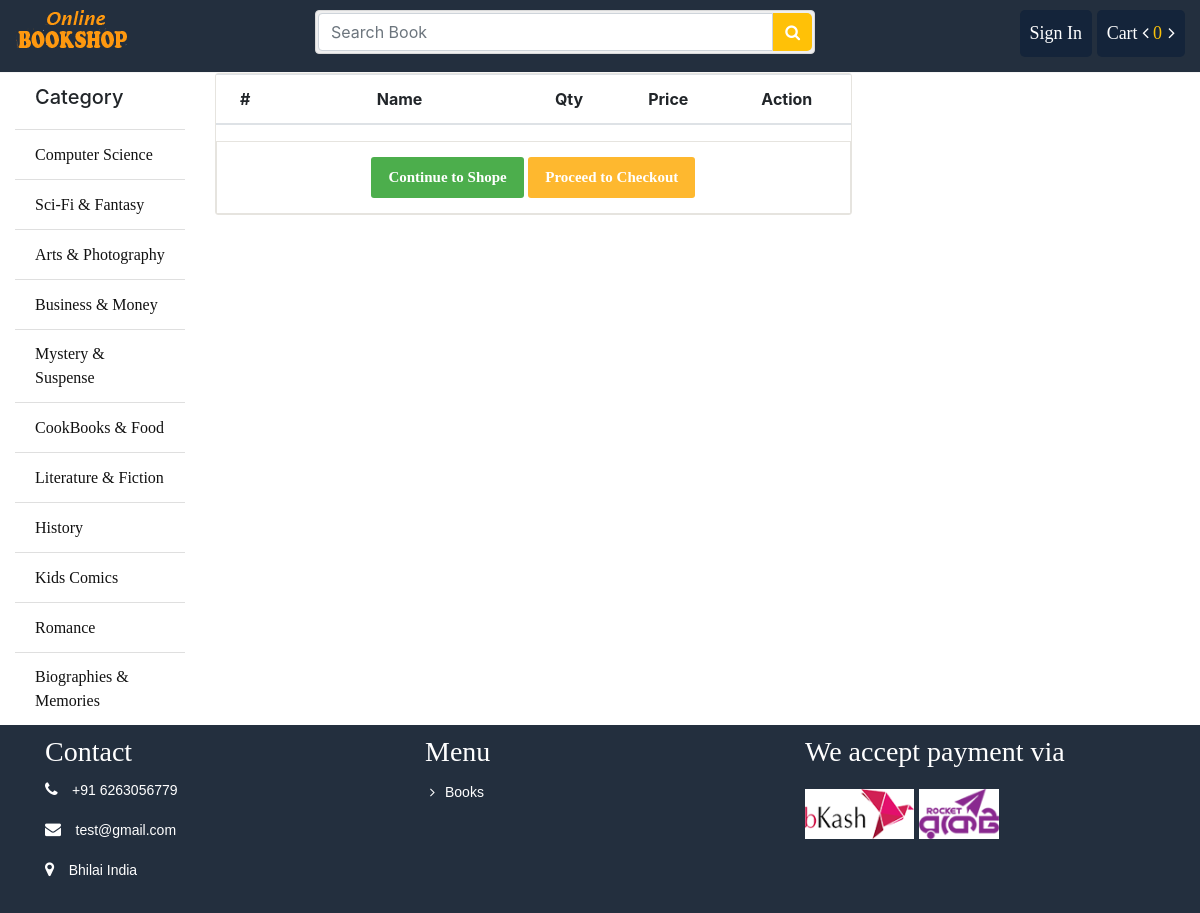
Page /cart/ on the committed database.
### store/models.py (models this page shows, shortened)
class Category(models.Model):
	name = models.CharField(max_length = 100)
	slug = models.SlugField(max_length = 150, unique=True ,db_index=True)
	icon = models.FileField(upload_to = "category/")
	create_at = models.DateTimeField(auto_now_add = True)
	updated_at = models.DateTimeField(auto_now_add = True)

### cart/views.py (the view)
# urls.py: path('', views.cart_details, name='cart_details'),
def cart_details(request):
	cart = Cart(request)
	context = {
		"cart": cart,
	}
	return render(request, 'cart/cart.html', context)

### cart/cart.py (called while the page is built)
    def __len__(self):
        return sum(item['quantity'] for item in self.cart.values())

### store/context_processors.py (called while the page is built)
def sidebar(request):
	categories = Category.objects.all()
	context = {
		"cat":categories
	}
	return context

def cart(request):
	cart = Cart(request)
	context = {
		"cart": cart
	}
	return context

### cart/templates/cart/cart.html (shortened to what this page needs)
{% extends 'store/base.html' %}
			{% block container %}
			<div class="row">
				<div class="col-sm-8">
					<div class="cart_info">
					    <table class="table table-hover">
					        <thead class="text-center">
					            <tr>
					                <th scope="col">#</th>
					                <th scope="col" style="width: 250px">Name</th>
					                <th scope="col" style="width: 250">Qty</th>
					                <th scope="col">Price</th>
					                <th scope="col">Action</th>
					            </tr>
					        </thead>
					    </table>
						<div class="continue_or_next text-center">
							<a href="{% url 'store:index' %}" class="btn _to_shope">Continue to Shope</a>
							<a href="{% url 'order:order_create' %}" class="btn _to_continue">Proceed to Checkout</a>
						</div>
					</div>
				</div>
				<div class="col-sm-4" id="abc">
				</div>
			</div>
			{% endblock %}

### store/templates/store/bin/sidebar.html
			<ul class="list-group list-group-flush">
				<li class="list-group-item"><h5>Category</h5></li>
				{% for p in cat %}
				<li class="list-group-item"><a href="{% url 'store:category' id=p.id %}">{{p.name}}</a></li>
				{% endfor %}
			</ul>

### store/static/css/style.css (style rules this page uses)
.titleheader > h3, a { font-family: "Times New Roman", Times, serif; display: inline-block; }
ul li { list-style: none; }
.list-group li a { color: #111; }
.cart_info { border: 1px solid #E6E4DF; border-radius: 3px; margin-bottom: 20px; }
.continue_or_next { border: 1px solid #E6E4DF; padding-top:15px; }
._to_shope, ._to_continue { background: #4cae4c; background-image: none; border: 0 none; border-radius: 3px; color: #FFFFFF; font-size: 15px; margin-bottom: 15px !important; display: inline-block; padding: 9px 16px; font-weight: bold; line-height: 1.428571429; text-align: center; white-space: nowrap; vertical-align: middle; cursor: pointer; background-image: none; border: 1px solid transparent; -webkit-user-select: none; -moz-user-select: none; -ms-user-select: none; -o-user-select: none; user-select: none; }
._to_continue { background: #FEB82F; }

### rows in the picture
Category: name "Computer Science"
Category: name "Sci-Fi & Fantasy"
Category: name "Arts & Photography"
Category: name "Business & Money"
Category: name "Mystery & Suspense"
Category: name "CookBooks & Food"
Category: name "Literature & Fiction"
Category: name "History"
Category: name "Kids Comics"
Category: name "Romance"
Category: name "Biographies & Memories"

### other values in the picture
{{ cart|length }} "0"
